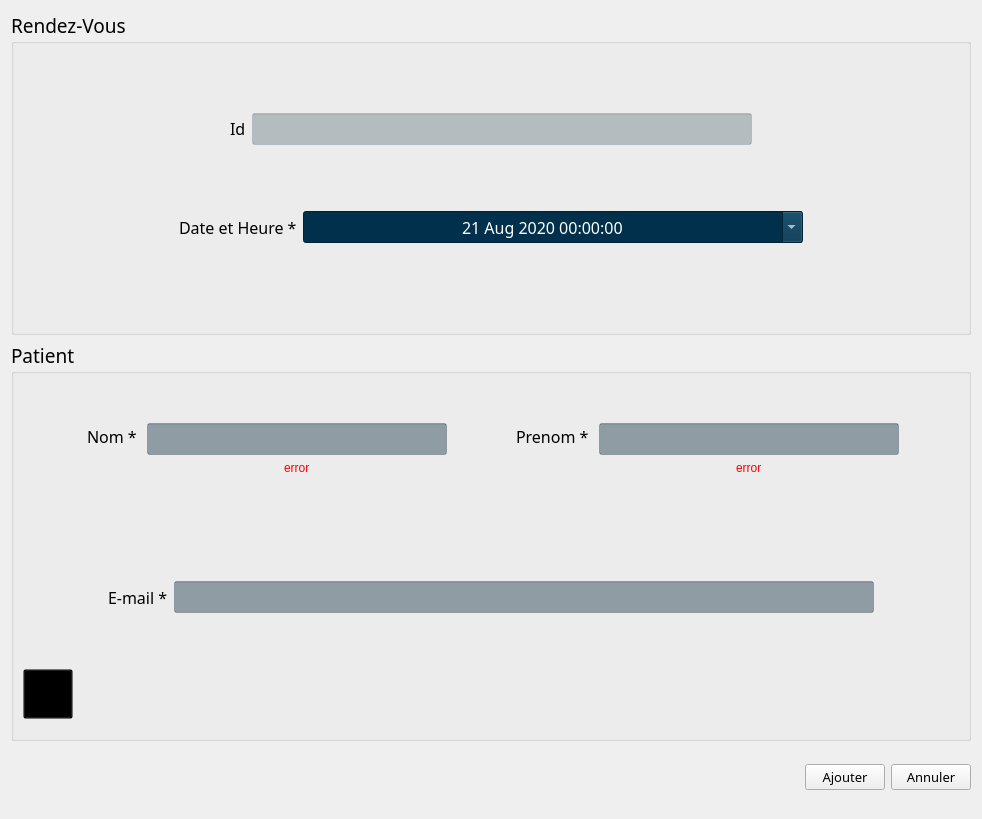
      <widget class="QWidget" name="RDV">
       <property name="styleSheet">
        <string notr="true">QLineEdit,QDateTimeEdit{
background:rgba(0, 33, 52, 100);
color:white;
}
</string>
       </property>
       <layout class="QVBoxLayout" name="verticalLayout_11">
        <item>
         <widget class="QGroupBox" name="groupBox_4">
          <property name="font">
           <font>
            <family>Quicksand SemiBold</family>
            <pointsize>14</pointsize>
           </font>
          </property>
          <property name="title">
           <string>Rendez-Vous</string>
          </property>
          <layout class="QVBoxLayout" name="verticalLayout_17">
           <item>
            <spacer name="verticalSpacer_13">
             <property name="orientation">
              <enum>Qt::Vertical</enum>
             </property>
             <property name="sizeHint" stdset="0">
              <size>
               <width>20</width>
               <height>40</height>
              </size>
             </property>
            </spacer>
           </item>
           <item>
            <spacer name="horizontalSpacer_12">
             <property name="orientation">
              <enum>Qt::Horizontal</enum>
             </property>
             <property name="sizeHint" stdset="0">
              <size>
               <width>40</width>
               <height>20</height>
              </size>
             </property>
            </spacer>
           </item>
           <item>
            <layout class="QHBoxLayout" name="horizontalLayout_16">
             <item>
              <spacer name="horizontalSpacer_19">
               <property name="orientation">
                <enum>Qt::Horizontal</enum>
               </property>
               <property name="sizeHint" stdset="0">
                <size>
                 <width>40</width>
                 <height>20</height>
                </size>
               </property>
              </spacer>
             </item>
             <item alignment="Qt::AlignHCenter|Qt::AlignVCenter">
              <widget class="QLabel" name="idRendezVousLabel">
               <property name="font">
                <font>
                 <family>Quicksand SemiBold</family>
                 <pointsize>12</pointsize>
                </font>
               </property>
               <property name="styleSheet">
                <string notr="true"/>
               </property>
               <property name="text">
                <string>Id</string>
               </property>
              </widget>
             </item>
             <item>
              <layout class="QVBoxLayout" name="verticalLayout_9">
               <item>
                <widget class="QLineEdit" name="idRendezVous">
                 <property name="enabled">
                  <bool>false</bool>
                 </property>
                 <property name="minimumSize">
                  <size>
                   <width>500</width>
                   <height>32</height>
                  </size>
                 </property>
                 <property name="font">
                  <font>
                   <family>Quicksand SemiBold</family>
                   <pointsize>12</pointsize>
                  </font>
                 </property>
                 <property name="toolTip">
                  <string>&lt;html&gt;&lt;head/&gt;&lt;body&gt;&lt;p&gt;AUTO INCREMENT&lt;/p&gt;&lt;/body&gt;&lt;/html&gt;</string>
                 </property>
                 <property name="whatsThis">
                  <string>&lt;html&gt;&lt;head/&gt;&lt;body&gt;&lt;p&gt;&lt;br/&gt;&lt;/p&gt;&lt;/body&gt;&lt;/html&gt;</string>
                 </property>
                 <property name="styleSheet">
                  <string notr="true">background-color:rgba(0, 33, 52, 60);</string>
                 </property>
                 <property name="alignment">
                  <set>Qt::AlignCenter</set>
                 </property>
                 <property name="clearButtonEnabled">
                  <bool>false</bool>
                 </property>
                </widget>
               </item>
              </layout>
             </item>
             <item>
              <spacer name="horizontalSpacer_20">
               <property name="orientation">
                <enum>Qt::Horizontal</enum>
               </property>
               <property name="sizeHint" stdset="0">
                <size>
                 <width>40</width>
                 <height>20</height>
                </size>
               </property>
              </spacer>
             </item>
            </layout>
           </item>
           <item>
            <spacer name="horizontalSpacer_14">
             <property name="orientation">
              <enum>Qt::Horizontal</enum>
             </property>
             <property name="sizeHint" stdset="0">
              <size>
               <width>936</width>
               <height>20</height>
              </size>
             </property>
            </spacer>
           </item>
           <item>
            <layout class="QHBoxLayout" name="horizontalLayout_15">
             <item>
              <spacer name="horizontalSpacer_21">
               <property name="orientation">
                <enum>Qt::Horizontal</enum>
               </property>
               <property name="sizeHint" stdset="0">
                <size>
                 <width>40</width>
                 <height>20</height>
                </size>
               </property>
              </spacer>
             </item>
             <item>
              <widget class="QLabel" name="dateHeureLabel">
               <property name="maximumSize">
                <size>
                 <width>200</width>
                 <height>16777215</height>
                </size>
               </property>
               <property name="font">
                <font>
                 <family>Quicksand SemiBold</family>
                 <pointsize>12</pointsize>
                </font>
               </property>
               <property name="text">
                <string>Date et Heure *</string>
               </property>
              </widget>
             </item>
             <item>
              <layout class="QVBoxLayout" name="verticalLayout_8">
               <item>
                <spacer name="verticalSpacer_15">
                 <property name="orientation">
                  <enum>Qt::Vertical</enum>
                 </property>
                 <property name="sizeHint" stdset="0">
                  <size>
                   <width>20</width>
                   <height>40</height>
                  </size>
                 </property>
                </spacer>
               </item>
               <item>
                <widget class="QDateTimeEdit" name="dateHeureRendezVous">
                 <property name="minimumSize">
                  <size>
                   <width>500</width>
                   <height>32</height>
                  </size>
                 </property>
                 <property name="font">
                  <font>
                   <family>Quicksand SemiBold</family>
                   <pointsize>12</pointsize>
                  </font>
                 </property>
                 <property name="styleSheet">
                  <string notr="true">background-color:rgb(0, 48, 76);</string>
                 </property>
                 <property name="alignment">
                  <set>Qt::AlignCenter</set>
                 </property>
                 <property name="dateTime">
                  <datetime>
                   <hour>0</hour>
                   <minute>0</minute>
                   <second>0</second>
                   <year>2020</year>
                   <month>8</month>
                   <day>21</day>
                  </datetime>
                 </property>
                 <property name="date">
                  <date>
                   <year>2020</year>
                   <month>8</month>
                   <day>21</day>
                  </date>
                 </property>
                 <property name="calendarPopup">
                  <bool>true</bool>
                 </property>
                </widget>
               </item>
               <item>
                <spacer name="verticalSpacer_16">
                 <property name="orientation">
                  <enum>Qt::Vertical</enum>
                 </property>
                 <property name="sizeHint" stdset="0">
                  <size>
                   <width>20</width>
                   <height>40</height>
                  </size>
                 </property>
                </spacer>
               </item>
              </layout>
             </item>
             <item>
              <spacer name="horizontalSpacer_22">
               <property name="orientation">
                <enum>Qt::Horizontal</enum>
               </property>
               <property name="sizeHint" stdset="0">
                <size>
                 <width>40</width>
                 <height>20</height>
                </size>
               </property>
              </spacer>
             </item>
            </layout>
           </item>
           <item>
            <spacer name="verticalSpacer_14">
             <property name="orientation">
              <enum>Qt::Vertical</enum>
             </property>
             <property name="sizeHint" stdset="0">
              <size>
               <width>20</width>
               <height>40</height>
              </size>
             </property>
            </spacer>
           </item>
          </layout>
         </widget>
        </item>
        <item>
         <widget class="QGroupBox" name="groupBox_3">
          <property name="font">
           <font>
            <family>Quicksand SemiBold</family>
            <pointsize>14</pointsize>
           </font>
          </property>
          <property name="title">
           <string>Patient</string>
          </property>
          <layout class="QVBoxLayout" name="verticalLayout_19">
           <item>
            <layout class="QHBoxLayout" name="horizontalLayout_14">
             <item>
              <spacer name="horizontalSpacer_8">
               <property name="orientation">
                <enum>Qt::Horizontal</enum>
               </property>
               <property name="sizeHint" stdset="0">
                <size>
                 <width>13</width>
                 <height>29</height>
                </size>
               </property>
              </spacer>
             </item>
             <item>
              <widget class="QLabel" name="nomPatientLabel_5">
               <property name="font">
                <font>
                 <family>Quicksand SemiBold</family>
                 <pointsize>12</pointsize>
                </font>
               </property>
               <property name="styleSheet">
                <string notr="true">margin-bottom:25px;</string>
               </property>
               <property name="text">
                <string>Nom *</string>
               </property>
              </widget>
             </item>
             <item>
              <layout class="QVBoxLayout" name="verticalLayout_7">
               <item>
                <spacer name="verticalSpacer_18">
                 <property name="orientation">
                  <enum>Qt::Vertical</enum>
                 </property>
                 <property name="sizeHint" stdset="0">
                  <size>
                   <width>20</width>
                   <height>40</height>
                  </size>
                 </property>
                </spacer>
               </item>
               <item>
                <widget class="QLineEdit" name="nomPatientRendezVous">
                 <property name="minimumSize">
                  <size>
                   <width>300</width>
                   <height>32</height>
                  </size>
                 </property>
                 <property name="font">
                  <font>
                   <family>Quicksand SemiBold</family>
                   <pointsize>12</pointsize>
                  </font>
                 </property>
                 <property name="toolTip">
                  <string>&lt;html&gt;&lt;head/&gt;&lt;body&gt;&lt;p&gt;Vous ne pouvez pas depasser 20 caractères.&lt;/p&gt;&lt;/body&gt;&lt;/html&gt;</string>
                 </property>
                 <property name="alignment">
                  <set>Qt::AlignCenter</set>
                 </property>
                 <property name="clearButtonEnabled">
                  <bool>true</bool>
                 </property>
                </widget>
               </item>
               <item alignment="Qt::AlignHCenter">
                <widget class="QLabel" name="nom_error_rdv">
                 <property name="styleSheet">
                  <string notr="true">color:red;</string>
                 </property>
                 <property name="text">
                  <string>error</string>
                 </property>
                </widget>
               </item>
               <item>
                <spacer name="verticalSpacer_17">
                 <property name="orientation">
                  <enum>Qt::Vertical</enum>
                 </property>
                 <property name="sizeHint" stdset="0">
                  <size>
                   <width>20</width>
                   <height>40</height>
                  </size>
                 </property>
                </spacer>
               </item>
              </layout>
             </item>
             <item>
              <spacer name="horizontalSpacer_15">
               <property name="orientation">
                <enum>Qt::Horizontal</enum>
               </property>
               <property name="sizeHint" stdset="0">
                <size>
                 <width>13</width>
                 <height>29</height>
                </size>
               </property>
              </spacer>
             </item>
             <item>
              <widget class="QLabel" name="prenomPatientLabel_2">
               <property name="font">
                <font>
                 <family>Quicksand SemiBold</family>
                 <pointsize>12</pointsize>
                </font>
               </property>
               <property name="styleSheet">
                <string notr="true">margin-bottom:25px;</string>
               </property>
               <property name="text">
                <string>Prenom *</string>
               </property>
              </widget>
             </item>
             <item>
              <layout class="QVBoxLayout" name="verticalLayout_10">
               <item>
                <spacer name="verticalSpacer_20">
                 <property name="orientation">
                  <enum>Qt::Vertical</enum>
                 </property>
                 <property name="sizeHint" stdset="0">
                  <size>
                   <width>20</width>
                   <height>40</height>
                  </size>
                 </property>
                </spacer>
               </item>
               <item>
                <widget class="QLineEdit" name="prenomPatientRendezVous">
                 <property name="minimumSize">
                  <size>
                   <width>300</width>
                   <height>32</height>
                  </size>
                 </property>
                 <property name="font">
                  <font>
                   <family>Quicksand SemiBold</family>
                   <pointsize>12</pointsize>
                  </font>
                 </property>
                 <property name="toolTip">
                  <string>&lt;html&gt;&lt;head/&gt;&lt;body&gt;&lt;p&gt;Vous ne pouvez pas depasser 20 caractères.&lt;/p&gt;&lt;/body&gt;&lt;/html&gt;</string>
                 </property>
                 <property name="alignment">
                  <set>Qt::AlignCenter</set>
                 </property>
                 <property name="clearButtonEnabled">
                  <bool>true</bool>
                 </property>
                </widget>
               </item>
               <item alignment="Qt::AlignHCenter">
                <widget class="QLabel" name="prenom_error_rdv">
                 <property name="styleSheet">
                  <string notr="true">color:red;</string>
                 </property>
                 <property name="text">
                  <string>error</string>
                 </property>
                </widget>
               </item>
               <item>
                <spacer name="verticalSpacer_19">
                 <property name="orientation">
                  <enum>Qt::Vertical</enum>
                 </property>
                 <property name="sizeHint" stdset="0">
                  <size>
                   <width>20</width>
                   <height>40</height>
                  </size>
                 </property>
                </spacer>
               </item>
              </layout>
             </item>
             <item>
              <spacer name="horizontalSpacer_16">
               <property name="orientation">
                <enum>Qt::Horizontal</enum>
               </property>
               <property name="sizeHint" stdset="0">
                <size>
                 <width>13</width>
                 <height>29</height>
                </size>
               </property>
              </spacer>
             </item>
            </layout>
           </item>
           <item>
            <spacer name="horizontalSpacer_13">
             <property name="orientation">
              <enum>Qt::Horizontal</enum>
             </property>
             <property name="sizeHint" stdset="0">
              <size>
               <width>936</width>
               <height>20</height>
              </size>
             </property>
            </spacer>
           </item>
           <item>
            <layout class="QHBoxLayout" name="horizontalLayout_13">
             <item>
              <spacer name="horizontalSpacer_17">
               <property name="orientation">
                <enum>Qt::Horizontal</enum>
               </property>
               <property name="sizeHint" stdset="0">
                <size>
                 <width>13</width>
                 <height>17</height>
                </size>
               </property>
              </spacer>
             </item>
             <item>
              <widget class="QLabel" name="emailLabel">
               <property name="font">
                <font>
                 <family>Quicksand SemiBold</family>
                 <pointsize>12</pointsize>
                </font>
               </property>
               <property name="text">
                <string>E-mail *</string>
               </property>
              </widget>
             </item>
             <item>
              <layout class="QVBoxLayout" name="verticalLayout_18">
               <item>
                <spacer name="verticalSpacer_22">
                 <property name="orientation">
                  <enum>Qt::Vertical</enum>
                 </property>
                 <property name="sizeHint" stdset="0">
                  <size>
                   <width>20</width>
                   <height>40</height>
                  </size>
                 </property>
                </spacer>
               </item>
               <item>
                <widget class="QLineEdit" name="emailPatientRendezVous">
                 <property name="minimumSize">
                  <size>
                   <width>700</width>
                   <height>32</height>
                  </size>
                 </property>
                 <property name="font">
                  <font>
                   <family>Quicksand SemiBold</family>
                   <pointsize>12</pointsize>
                  </font>
                 </property>
                 <property name="alignment">
                  <set>Qt::AlignCenter</set>
                 </property>
                 <property name="clearButtonEnabled">
                  <bool>true</bool>
                 </property>
                </widget>
               </item>
               <item>
                <spacer name="verticalSpacer_21">
                 <property name="orientation">
                  <enum>Qt::Vertical</enum>
                 </property>
                 <property name="sizeHint" stdset="0">
                  <size>
                   <width>20</width>
                   <height>40</height>
                  </size>
                 </property>
                </spacer>
               </item>
              </layout>
             </item>
             <item>
              <spacer name="horizontalSpacer_18">
               <property name="orientation">
                <enum>Qt::Horizontal</enum>
               </property>
               <property name="sizeHint" stdset="0">
                <size>
                 <width>13</width>
                 <height>17</height>
                </size>
               </property>
              </spacer>
             </item>
            </layout>
           </item>
           <item>
            <layout class="QHBoxLayout" name="horizontalLayout_22">
             <item>
              <widget class="QPushButton" name="QrButton">
               <property name="minimumSize">
                <size>
                 <width>50</width>
                 <height>50</height>
                </size>
               </property>
               <property name="maximumSize">
                <size>
                 <width>50</width>
                 <height>50</height>
                </size>
               </property>
               <property name="cursor">
                <cursorShape>PointingHandCursor</cursorShape>
               </property>
               <property name="styleSheet">
                <string notr="true">background:transparent;</string>
               </property>
               <property name="text">
                <string/>
               </property>
               <property name="icon">
                <iconset resource="pics.qrc">
                 <normaloff>:/pics/pics/QRpic.png</normaloff>:/pics/pics/QRpic.png</iconset>
               </property>
               <property name="iconSize">
                <size>
                 <width>50</width>
                 <height>50</height>
                </size>
               </property>
              </widget>
             </item>
             <item>
              <spacer name="horizontalSpacer_23">
               <property name="orientation">
                <enum>Qt::Horizontal</enum>
               </property>
               <property name="sizeHint" stdset="0">
                <size>
                 <width>40</width>
                 <height>20</height>
                </size>
               </property>
              </spacer>
             </item>
             <item>
              <widget class="QPushButton" name="email_sending">
               <property name="minimumSize">
                <size>
                 <width>1</width>
                 <height>70</height>
                </size>
               </property>
               <property name="maximumSize">
                <size>
                 <width>120</width>
                 <height>16777215</height>
                </size>
               </property>
               <property name="font">
                <font>
                 <family>Quicksand SemiBold</family>
                 <pointsize>18</pointsize>
                </font>
               </property>
               <property name="cursor">
                <cursorShape>PointingHandCursor</cursorShape>
               </property>
               <property name="toolTip">
                <string>&lt;html&gt;&lt;head/&gt;&lt;body&gt;&lt;p&gt;Envoyer un email à cette adresse.&lt;/p&gt;&lt;/body&gt;&lt;/html&gt;</string>
               </property>
               <property name="styleSheet">
                <string notr="true">QPushButton:hover,QPushButton{
	border:0px;
	background:transparent;
}</string>
               </property>
               <property name="text">
                <string/>
               </property>
               <property name="iconSize">
                <size>
                 <width>100</width>
                 <height>50</height>
                </size>
               </property>
              </widget>
             </item>
            </layout>
           </item>
          </layout>
         </widget>
        </item>
        <item>
         <layout class="QHBoxLayout" name="horizontalLayout_12">
          <item>
           <widget class="QPushButton" name="DeleteButton_2">
            <property name="minimumSize">
             <size>
              <width>0</width>
              <height>61</height>
             </size>
            </property>
            <property name="maximumSize">
             <size>
              <width>51</width>
              <height>16777215</height>
             </size>
            </property>
            <property name="font">
             <font>
              <family>Quicksand SemiBold</family>
              <pointsize>18</pointsize>
             </font>
            </property>
            <property name="cursor">
             <cursorShape>PointingHandCursor</cursorShape>
            </property>
            <property name="toolTip">
             <string>&lt;html&gt;&lt;head/&gt;&lt;body&gt;&lt;p&gt;Supprimer ce rendez vous.&lt;/p&gt;&lt;/body&gt;&lt;/html&gt;</string>
            </property>
            <property name="styleSheet">
             <string notr="true">QPushButton:hover,QPushButton{
	border:0px;
	background:transparent;
}</string>
            </property>
            <property name="text">
             <string/>
            </property>
            <property name="iconSize">
             <size>
              <width>50</width>
              <height>50</height>
             </size>
            </property>
           </widget>
          </item>
          <item>
           <spacer name="horizontalSpacer_11">
            <property name="orientation">
             <enum>Qt::Horizontal</enum>
            </property>
            <property name="sizeHint" stdset="0">
             <size>
              <width>40</width>
              <height>20</height>
             </size>
            </property>
           </spacer>
          </item>
          <item>
           <widget class="QPushButton" name="ajouterRendezVous">
            <property name="font">
             <font>
              <family>Quicksand SemiBold</family>
              <pointsize>10</pointsize>
             </font>
            </property>
            <property name="cursor">
             <cursorShape>PointingHandCursor</cursorShape>
            </property>
            <property name="styleSheet">
             <string notr="true"/>
            </property>
            <property name="text">
             <string>Ajouter</string>
            </property>
           </widget>
          </item>
          <item>
           <widget class="QPushButton" name="annuler">
            <property name="font">
             <font>
              <family>Quicksand SemiBold</family>
              <pointsize>10</pointsize>
             </font>
            </property>
            <property name="cursor">
             <cursorShape>PointingHandCursor</cursorShape>
            </property>
            <property name="styleSheet">
             <string notr="true"/>
            </property>
            <property name="text">
             <string>Annuler</string>
            </property>
           </widget>
          </item>
         </layout>
        </item>
       </layout>
      </widget>
